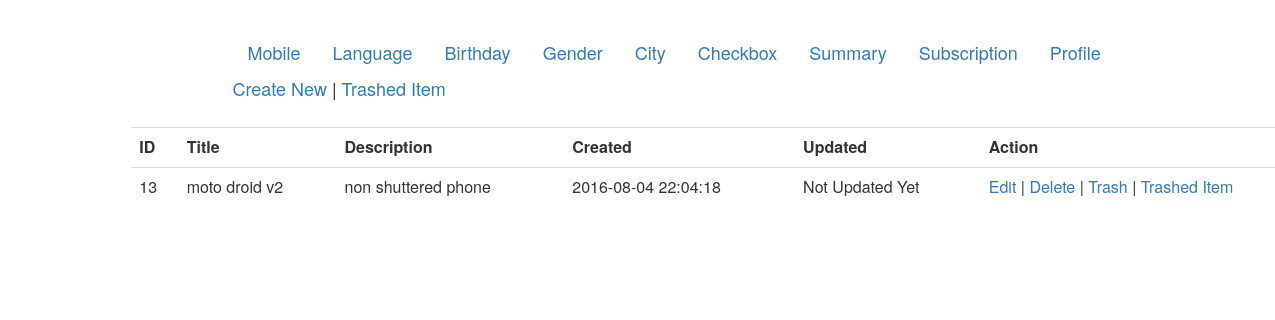
Page /views/ALL_CRUD/Mobile/view.php?id=13 on the committed database.
### tables this page shows
CREATE TABLE `mobiles` (
  `id` int(11) NOT NULL,
  `title` varchar(255) NOT NULL,
  `description` varchar(255) NOT NULL,
  `created_at` datetime NOT NULL,
  `updated_at` datetime DEFAULT NULL,
  `deleted_at` datetime DEFAULT NULL
);

### src/ALL_CRUD/Mobile/Mobile.php (called while the page is built, shortened)
<?php
class Mobile {
    public $db='';
    public function __construct() {
        $this->db=  mysqli_connect("localhost","root","fazil142","atomicproject");
    }
    public function view($data=''){
        $this->id=$data['id'];
        $query="select * from mobiles where id=".$this->id;
        $result=  mysqli_query($this->db, $query);
        $row=  mysqli_fetch_assoc($result);
        return $row;
    }
}

### views/ALL_CRUD/Mobile/view.php (the view, shortened to what this page needs)
<!DOCTYPE html>
<html>
    <head>
        <link rel="stylesheet" type="text/css" href="../../../css/bootstrap.min.css">
        <link rel="stylesheet" type="text/css" href="../../../css/style.css">
    </head>
    <body>
        <div>
            <ul class="nav nav-pills col-md-10 col-md-offset-2">
  <li role="presentation"><a href="index.php">Mobile</a></li>
  <li role="presentation"><a href="../../../views/ALL_CRUD/Language/index.php">Language</a></li>
  <li role="presentation"><a href="../../../views/ALL_CRUD/Birthday/index.php">Birthday</a></li>
  <li role="presentation"><a href="../../../views/ALL_CRUD/Gender/index.php">Gender</a></li>
  <li role="presentation"><a href="../../../views/ALL_CRUD/City/index.php">City</a></li>
  <li role="presentation"><a href="../../../views/ALL_CRUD/Checkbox/index.php">Checkbox</a></li>
  <li role="presentation"><a href="../../../views/ALL_CRUD/Summary/index.php">Summary</a></li>
  <li role="presentation"><a href="../../../views/ALL_CRUD/Subscription/index.php">Subscription</a></li>
  <li role="presentation"><a href="../../../views/ALL_CRUD/ProfilePic/index.php">Profile</a></li>
</ul>
        </div>
    </body>
</html>
<?php
    $mobile=new Mobile();
    $val=$mobile->view($_GET);
?>
<Ul class="nav nav-pills col-md-10 col-md-offset-2 " style="font-size:18px">
    <a href="create.php">Create New</a> |
    <a href="trashed.php">Trashed Item</a>
    <br><br>
</Ul>
<table class="table col-md-10 col-md-offset-1" style="font-size: 16px">
    <tr>
        <th>ID</th>
        <th>Title</th>
        <th>Description</th>
        <th>Created</th>
        <th>Updated</th>
        <th>Action</th>
    </tr>
    <tr>
        <td><?php echo $val['id'];?></td>
        <td><?php echo $val['title'];?></td>
        <td><?php echo $val['description'];?></td>
        <td><?php echo $val['created_at'];?></td>
        <td><?php
            if(empty($val['updated_at'])){
                echo "Not Updated Yet";
            }
            else{
        echo $val['updated_at'];
            }?></td>
        <td>
            <a href="">Edit</a> |
            <a href="">Delete</a> |
            <a href="">Trash</a>  |
            <a href="">Trashed Item</a>
        </td>
    </tr>
</table>

### css/style.css (style rules this page uses)
body { margin:30px; }
div ul li a { font-size: 18px }

### rows in the picture
mobiles: id "13", title "moto droid v2", description "non shuttered phone", created_at "2016-08-04 22:04:18"
